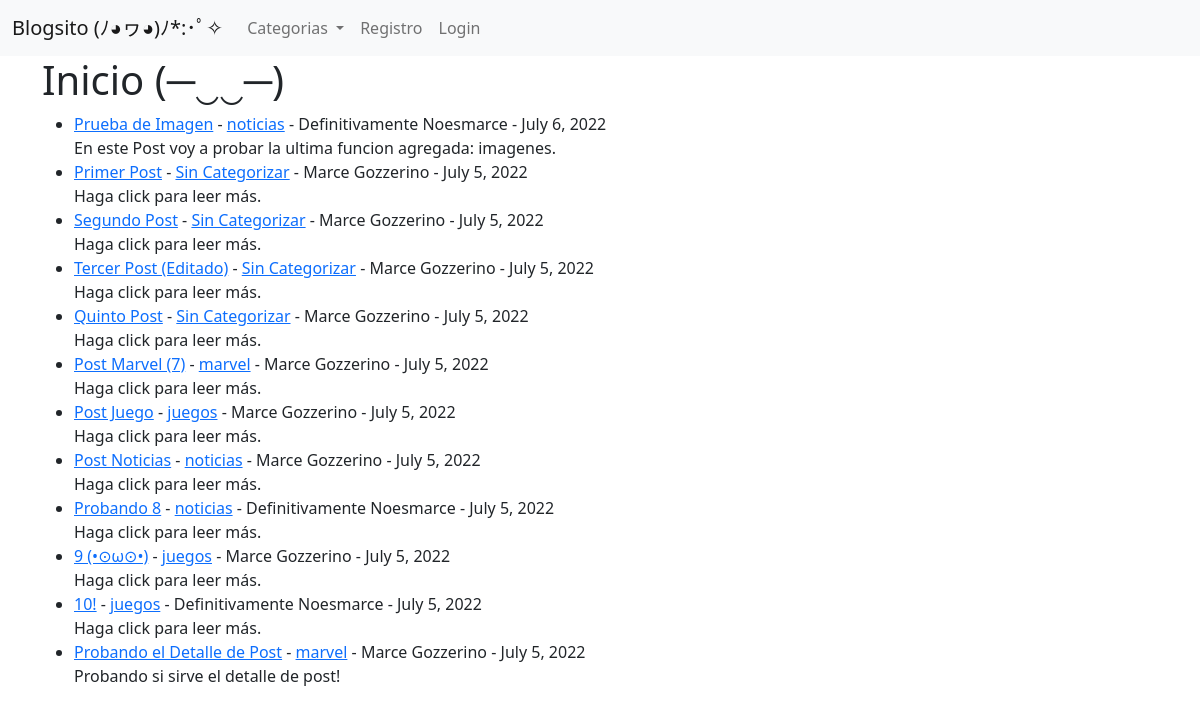
The page / on the database its author committed.
### vlog/models.py (models this page shows, shortened)
class Post(models.Model):
    titulo = models.CharField(max_length=255)
    header_img = models.ImageField(upload_to="imagenes/",blank=True, null=True,)
    etiqueta = models.CharField(max_length=255)
    autor = models.ForeignKey(User, on_delete=models.CASCADE)
    cuerpo = RichTextField(blank=True, null=True)
    fecha = models.DateField(auto_now_add=True)
    categoria = models.CharField(max_length=255, default='Sin Categorizar')
    detalle = models.CharField(max_length=255)

### vlog/views.py (the view)
# urls.py: path('', HomeView.as_view(), name= "home"),   #No utilice '/' al ser innecesario segun el programa
class HomeView(ListView):
    model = Post
    template_name = 'home.html'
    ordering = ['-fecha']
    def get_context_data(self, *args, **kwargs):
        cat_menu = Categoria.objects.all()
        context = super(HomeView, self).get_context_data(*args, **kwargs)
        context["cat_menu"] = cat_menu
        return context

### vlog/models.py (called while the page is built)
    def __str__(self):
        return self.nombre

### vlog/templates/home.html (shortened to what this page needs)
{% extends 'base.html' %}
{% block content %}
<h1>Inicio (─‿‿─)</h1>
<ul>
{% for post in object_list %}
    <li><a href="{% url 'ArticuloDetallado' post.pk %}">{{ post.titulo }}</a>
        -
        <a href="{% url 'categoria' post.pk %}">{{ post.categoria }}</a> -
        {{ post.autor.first_name }}
        {{ post.autor.last_name }} - {{ post.fecha }}</br>
        {{ post.detalle }}</li>
{% endfor %}
</ul>
{% endblock %}

### rows shown on the page
Post: titulo "Prueba de Imagen", categoria "noticias", autor.first_name "Definitivamente", autor.last_name "Noesmarce", fecha "July 6, 2022", detalle "En este Post voy a probar la ultima funcion agregada: imagenes."
Post: titulo "Primer Post", categoria "Sin Categorizar", autor.first_name "Marce", autor.last_name "Gozzerino", fecha "July 5, 2022", detalle "Haga click para leer más."
Post: titulo "Segundo Post", categoria "Sin Categorizar", autor.first_name "Marce", autor.last_name "Gozzerino", fecha "July 5, 2022", detalle "Haga click para leer más."
Post: titulo "Tercer Post (Editado)", categoria "Sin Categorizar", autor.first_name "Marce", autor.last_name "Gozzerino", fecha "July 5, 2022", detalle "Haga click para leer más."
Post: titulo "Quinto Post", categoria "Sin Categorizar", autor.first_name "Marce", autor.last_name "Gozzerino", fecha "July 5, 2022", detalle "Haga click para leer más."
Post: titulo "Post Marvel (7)", categoria "marvel", autor.first_name "Marce", autor.last_name "Gozzerino", fecha "July 5, 2022", detalle "Haga click para leer más."
Post: titulo "Post Juego", categoria "juegos", autor.first_name "Marce", autor.last_name "Gozzerino", fecha "July 5, 2022", detalle "Haga click para leer más."
Post: titulo "Post Noticias", categoria "noticias", autor.first_name "Marce", autor.last_name "Gozzerino", fecha "July 5, 2022", detalle "Haga click para leer más."
Post: titulo "Probando 8", categoria "noticias", autor.first_name "Definitivamente", autor.last_name "Noesmarce", fecha "July 5, 2022", detalle "Haga click para leer más."
Post: titulo "9 (•⊙ω⊙•)", categoria "juegos", autor.first_name "Marce", autor.last_name "Gozzerino", fecha "July 5, 2022", detalle "Haga click para leer más."
Post: titulo "10!", categoria "juegos", autor.first_name "Definitivamente", autor.last_name "Noesmarce", fecha "July 5, 2022", detalle "Haga click para leer más."
Post: titulo "Probando el Detalle de Post", categoria "marvel", autor.first_name "Marce", autor.last_name "Gozzerino", fecha "July 5, 2022", detalle "Probando si sirve el detalle de post!"
